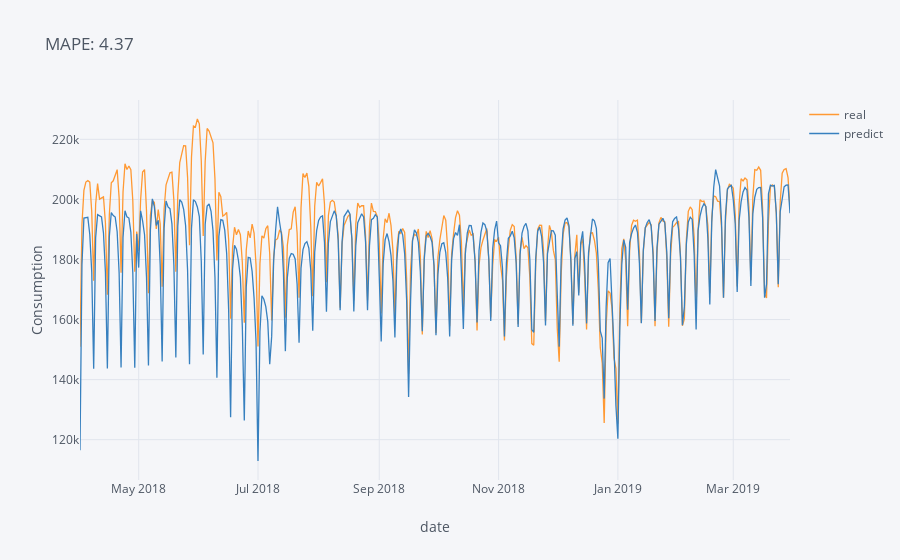

Notebook cell for this chart:
### Markdown cell above
### current X prediction

### Code cell
mapeo = join["13_04_2021_08_52_03"].error.mean()*100
join["13_04_2021_08_52_03"][["real", "predict"]].iplot(title = f"MAPE: {mapeo:.2f}", xTitle = "date", yTitle = "Consumption")

### Figure 1 — Plotly figure (JSON) as saved in the notebook; plotly's stock layout.template omitted (floating-point values rounded to 4 significant figures; data arrays with more than 128 entries replaced by an {"elided": "..."} marker saying what was removed)
{"data": [{"line": {"color": "rgba(255, 153, 51, 1.0)", "dash": "solid", "shape": "linear", "width": 1.3}, "mode": "lines", "name": "real", "text": "", "type": "scatter", "x": {"elided": "364 str values"}, "y": {"elided": "364 float values"}}, {"line": {"color": "rgba(55, 128, 191, 1.0)", "dash": "solid", "shape": "linear", "width": 1.3}, "mode": "lines", "name": "predict", "text": "", "type": "scatter", "x": {"elided": "364 str values"}, "y": {"elided": "364 float values"}}], "layout": {"legend": {"bgcolor": "#F5F6F9", "font": {"color": "#4D5663"}}, "paper_bgcolor": "#F5F6F9", "plot_bgcolor": "#F5F6F9", "title": {"font": {"color": "#4D5663"}, "text": "MAPE: 4.37"}, "xaxis": {"gridcolor": "#E1E5ED", "showgrid": true, "tickfont": {"color": "#4D5663"}, "title": {"font": {"color": "#4D5663"}, "text": "date"}, "zerolinecolor": "#E1E5ED"}, "yaxis": {"gridcolor": "#E1E5ED", "showgrid": true, "tickfont": {"color": "#4D5663"}, "title": {"font": {"color": "#4D5663"}, "text": "Consumption"}, "zerolinecolor": "#E1E5ED"}}}
